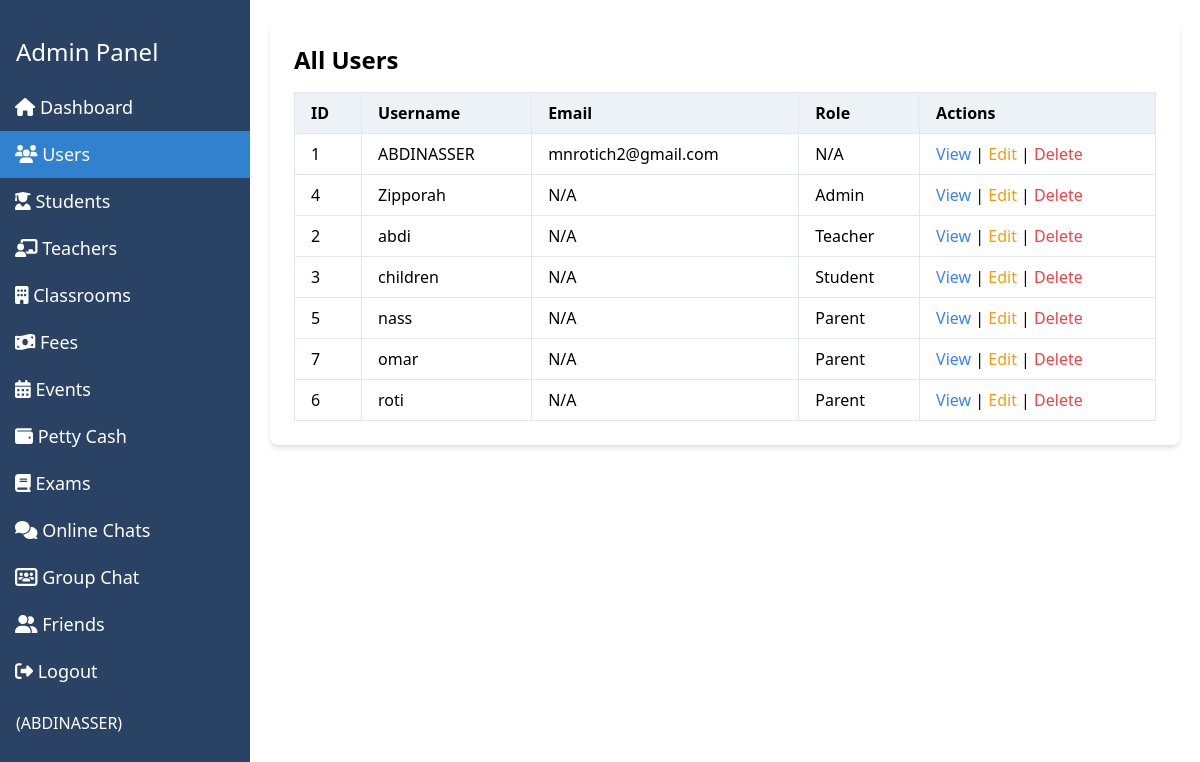
The app's page /dashboard/users/ (signed in), older data.
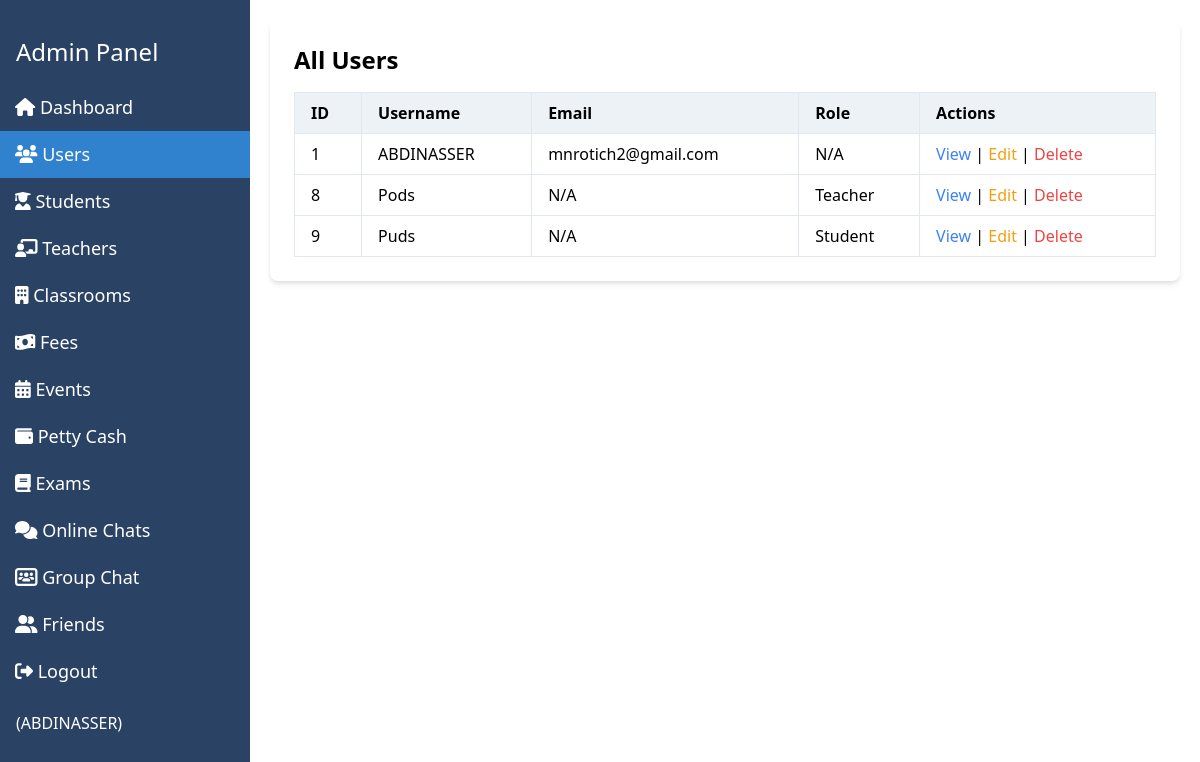
The same page, newer data.
### value/models.py (models this page shows)
class User(AbstractUser):
    ROLE_CHOICES = [
        ('admin', 'Admin'),
        ('teacher', 'Teacher'),
        ('student', 'Student'),
        ('parent', 'Parent'),
    ]
    role = models.CharField(max_length=10, choices=ROLE_CHOICES)

### value/views.py (the view)
# urls.py: path('dashboard/users/', views.user_list, name='dashboard_user_list'),
@login_required
def user_list(request):
    if not request.user.is_superuser and not request.user.is_staff:
        messages.warning(request, "You do not have permission to access this page.")
        return redirect('value:home')
    context = get_dashboard_common_context()
    context['users'] = User.objects.all().order_by('username')
    context['active_view'] = 'users'
    return render(request, 'admin/admin_dashboard.html', context)

### value/templates/admin/admin_dashboard.html (shortened to what this page needs)
<!DOCTYPE html>
<html lang="en">
<head>
    {% load static %}
    <link href="https://cdn.jsdelivr.net/npm/tailwindcss@2.2.19/dist/tailwind.min.css" rel="stylesheet">
    <link rel="stylesheet" href="{% static 'css/fontawesome.css' %}">
</head>
<body>
    <div class="flex min-h-screen">
        <div class="sidebar">
            <h2 class="text-white text-2xl p-4">Admin Panel</h2>
            <a href="{% url 'value:dashboard_home' %}" class="{% if active_view == 'home' %}active{% endif %}"><i class="fas fa-home"></i> Dashboard</a>
            <a href="{% url 'value:dashboard_user_list' %}" class="{% if active_view == 'users' %}active{% endif %}"><i class="fas fa-users"></i> Users</a>
            <a href="{% url 'value:dashboard_student_list' %}" class="{% if active_view == 'students' %}active{% endif %}"><i class="fas fa-user-graduate"></i> Students</a>
            <a href="{% url 'value:dashboard_teacher_list' %}" class="{% if active_view == 'teachers' %}active{% endif %}"><i class="fas fa-chalkboard-teacher"></i> Teachers</a>
            <a href="{% url 'value:dashboard_classroom_list' %}" class="{% if active_view == 'classrooms' %}active{% endif %}"><i class="fas fa-building"></i> Classrooms</a>
            <a href="{% url 'value:payment_list' %}" class="{% if active_view == 'payments' %}active{% endif %}"><i class="fas fa-money-bill-wave"></i> Fees</a>
            <a href="{% url 'value:event_list' %}" class="{% if active_view == 'events' %}active{% endif %}"><i class="fas fa-calendar-alt"></i> Events</a>
            <a href="{% url 'value:petty_cash_list' %}" class="{% if active_view == 'petty_cash' %}active{% endif %}"><i class="fas fa-wallet"></i> Petty Cash</a>
            <a href="{% url 'value:exam_list' %}" class="{% if active_view == 'exams' %}active{% endif %}"><i class="fas fa-book"></i> Exams</a>
            <a href="{% url 'value:chat_room' %}" class="{% if active_view == 'chat_room' %}active{% endif %}"><i class="fas fa-comments"></i> Online Chats</a>
            <a href="{% url 'value:group_chat' %}" class="{% if active_view == 'group_chat' %}active{% endif %}"><i class="fas fa-users-rectangle"></i> Group Chat</a>
            <a href="{% url 'value:friends_list' %}" class="{% if active_view == 'friends_list' %}active{% endif %}"><i class="fas fa-user-friends"></i> Friends</a>
            <a href="{% url 'value:logout_view' %}" class=""><i class="fas fa-sign-out-alt"></i> Logout</a>
            <p class="text-white p-4">({{ request.user.username|upper }})</p>
        </div>
        <div class="content">
            {% if active_view == 'home' %}
                <div class="bg-white p-6 rounded-lg shadow-md">
                    <h1 class="text-2xl font-bold mb-4">Dashboard Home</h1>
                    <div class="grid grid-cols-1 md:grid-cols-2 lg:grid-cols-4 gap-4">
                        <div class="bg-blue-100 p-4 rounded-lg text-center shadow-sm">
                            <h3 class="text-lg font-semibold">Total Students</h3>
                            <p class="text-3xl font-bold text-blue-800" id="totalStudents">{{ total_students }}</p>
                            <a href="{% url 'value:dashboard_student_list' %}" class="mt-2 inline-block bg-blue-500 text-white p-2 rounded hover:bg-blue-600">Manage Students</a>
                        </div>
                        <div class="bg-green-100 p-4 rounded-lg text-center shadow-sm">
                            <h3 class="text-lg font-semibold">Total Teachers</h3>
                            <p class="text-3xl font-bold text-green-800">{{ total_teachers }}</p>
                            <a href="{% url 'value:dashboard_teacher_list' %}" class="mt-2 inline-block bg-green-500 text-white p-2 rounded hover:bg-green-600">Manage Teachers</a>
                        </div>
                        <div class="bg-purple-100 p-4 rounded-lg text-center shadow-sm">
                            <h3 class="text-lg font-semibold">Total Users</h3>
                            <p class="text-3xl font-bold text-purple-800">{{ total_users }}</p>
                            <a href="{% url 'value:dashboard_user_list' %}" class="mt-2 inline-block bg-purple-500 text-white p-2 rounded hover:bg-purple-600">Manage Users</a>
                        </div>
                        <div class="bg-yellow-100 p-4 rounded-lg text-center shadow-sm">
                            <h3 class="text-lg font-semibold">Total Classrooms</h3>
                            <p class="text-3xl font-bold text-yellow-800">{{ total_classrooms }}</p>
                            <a href="{% url 'value:dashboard_classroom_list' %}" class="mt-2 inline-block bg-yellow-500 text-white p-2 rounded hover:bg-yellow-600">Manage Classrooms</a>
                        </div>
                    </div>
                    <div class="mt-6 bg-white p-6 rounded-lg shadow-md">
                        <h3 class="text-xl font-semibold mb-4">Add/Delete Student</h3>
                        <form method="POST" action="{% url 'value:dashboard_home' %}">
                            {% csrf_token %}
                            <div class="grid grid-cols-1 md:grid-cols-4 gap-4 mb-4">
                                <input type="text" name="username" placeholder="Username" class="border p-2 rounded focus:outline-none focus:ring-2 focus:ring-blue-500">
                                <input type="password" name="password" placeholder="Password" class="border p-2 rounded focus:outline-none focus:ring-2 focus:ring-blue-500">
                                <input type="password" name="password2" placeholder="Confirm Password" class="border p-2 rounded focus:outline-none focus:ring-2 focus:ring-blue-500">
                                <input type="text" name="grade" placeholder="Classroom ID (optional)" class="border p-2 rounded focus:outline-none focus:ring-2 focus:ring-blue-500">
                                <input type="hidden" name="role" value="student">
                                <input type="hidden" name="action" value="add_student">
                            </div>
                            <button type="submit" class="bg-green-500 text-white p-3 rounded hover:bg-green-600">Add Student</button>
                        </form>
                        <form method="POST" action="{% url 'value:dashboard_home' %}" class="mt-4">
                            {% csrf_token %}
                            <div class="flex items-center space-x-2">
                                <input type="text" name="username" placeholder="Username to delete" class="border p-2 rounded focus:outline-none focus:ring-2 focus:ring-red-500">
                                <input type="hidden" name="action" value="delete_student">
                                <button type="submit" class="bg-red-500 text-white p-3 rounded hover:bg-red-600">Delete Student</button>
                            </div>
                        </form>
                    </div>
                </div>
            {% elif active_view == 'users' %}
                <div class="bg-white p-6 rounded-lg shadow-md">
                    <h1 class="text-2xl font-bold mb-4">All Users</h1>
                    <table class="min-w-full bg-white">
                        <thead>
                            <tr>
                                <th class="py-2 px-4 border-b">ID</th>
                                <th class="py-2 px-4 border-b">Username</th>
                                <th class="py-2 px-4 border-b">Email</th>
                                <th class="py-2 px-4 border-b">Role</th>
                                <th class="py-2 px-4 border-b">Actions</th>
                            </tr>
                        </thead>
                        <tbody>
                            {% for user in users %}
                                <tr>
                                    <td class="py-2 px-4 border-b">{{ user.id }}</td>
                                    <td class="py-2 px-4 border-b">{{ user.username }}</td>
                                    <td class="py-2 px-4 border-b">{{ user.email|default:"N/A" }}</td>
                                    <td class="py-2 px-4 border-b">{{ user.role|default:"N/A"|capfirst }}</td>
                                    <td class="py-2 px-4 border-b">
                                        <a href="#" class="text-blue-500 hover:text-blue-700">View</a> |
                                        <a href="#" class="text-yellow-500 hover:text-yellow-700">Edit</a> |
                                        <a href="#" class="text-red-500 hover:text-red-700">Delete</a>
                                    </td>
                                </tr>
                            {% empty %}
                                <tr>
                                    <td colspan="5" class="py-4 px-4 text-center text-gray-500">No users found.</td>
                                </tr>
                            {% endfor %}
                        </tbody>
                    </table>
                </div>
            {% endif %}
        </div>
    </div>
</body>
</html>

### value/templates/admin/admin_dashboard.html (style rules this page uses)
.sidebar { width: 250px; position: fixed; height: 100%; background: #2a4365; padding-top: 20px; overflow-y: auto; }
.sidebar a { padding: 10px 15px; text-decoration: none; font-size: 18px; color: white; display: block; }
.sidebar a:hover, .sidebar a.active { background-color: #3182ce; }
.content { margin-left: 250px; padding: 20px; flex-grow: 1; }
table { width: 100%; border-collapse: collapse; margin-top: 1rem; }
th, td { border: 1px solid #e2e8f0; padding: 0.75rem; text-align: left; }
th { background-color: #edf2f7; font-weight: bold; }

Row changes from the older to the newer data that the page shows:
removed User: id "4", username "Zipporah", email "N/A", role "Admin"
removed User: id "2", username "abdi", email "N/A", role "Teacher"
removed User: id "3", username "children", email "N/A", role "Student"
removed User: id "5", username "nass", email "N/A", role "Parent"
removed User: id "7", username "omar", email "N/A", role "Parent"
removed User: id "6", username "roti", email "N/A", role "Parent"
added User: id "8", username "Pods", email "N/A", role "Teacher"
added User: id "9", username "Puds", email "N/A", role "Student"
